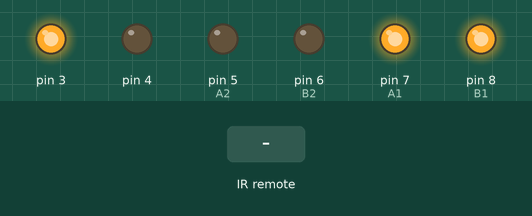
The sketch below on a simulated Arduino Uno, built with avr-gcc and run on an emulated ATmega328P. Shown: output pins drawn as LEDs (lit = HIGH). The inputs (shaded band) are chosen by the test bench.

Above: at 1.2 s.
1.3 s: infrared code 0xFF629D received
At 1.7 s:
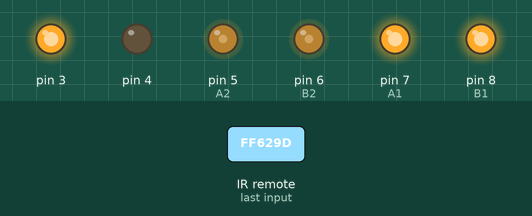
3.3 s: infrared code 0xFFA857 received
At 3.6 s:
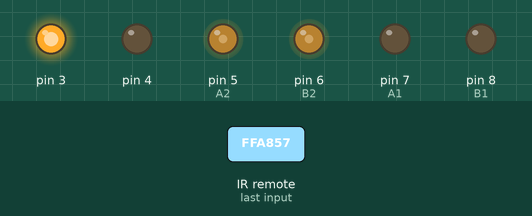
5.3 s: infrared code 0xFF22DD received
At 5.7 s:
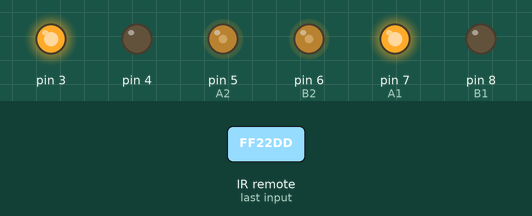
7.3 s: infrared code 0xFFC23D received
At 7.7 s:
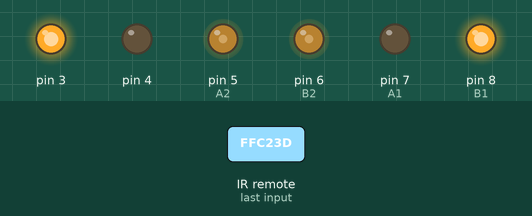
Timing chart, 0 to 10.3 s (numbered marks = the images above; inputs shaded):
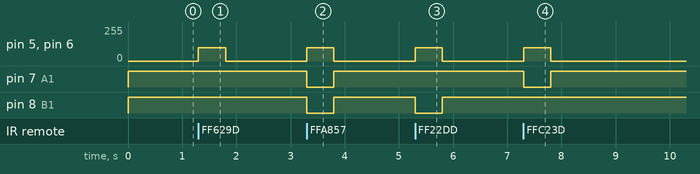

The sketch:

Robot_car_with_IR_remote.ino
```cpp
#define F 16736925  // FORWARD
#define B 16754775  // BACK
#define L 16720605  // LEFT
#define R 16761405  // RIGHT
#define S 16712445  // STOP
#define UNKNOWN_F 5316027     // FORWARD
#define UNKNOWN_B 2747854299  // BACK
#define UNKNOWN_L 1386468383  // LEFT
#define UNKNOWN_R 553536955   // RIGHT
#define UNKNOWN_S 3622325019  // STOP
//IR REMOTE CODES

#define A1 7
#define A2 5
#define B1 8
#define B2 6


#include <IRremote.h>//includes ir library

int RECV_PIN = 9;

IRrecv irrecv(RECV_PIN); //initialises ir pin
decode_results results;
unsigned long val;
unsigned long preMillis;

void setup() {


digitalWrite(3, OUTPUT);
pinMode(3,1);
for (int i=3; i<9; i++){
pinMode (i, OUTPUT);

move( 1, 0, 1, 0);//stop, makes sure the cars stationary
irrecv.enableIRIn(); //starts receiver
}
}

void loop(){
 if (irrecv.decode(&results)){
    preMillis = millis();
    val = results.value; // signal from ir remote
    irrecv.resume();
    switch(val){
      case F: case UNKNOWN_F: move( 1, 100, 1, 100); break; //goes forward
      case B: case UNKNOWN_B: move( 0, 100, 0, 100); break; //reverses
      case L: case UNKNOWN_L: move( 1, 100, 0, 100); break; //goes left
      case R: case UNKNOWN_R: move( 0, 100, 1, 100); break; //goes right
      case S: case UNKNOWN_S: move( 1, 0, 1, 0); break; //stops
      default: break;
    }
  }
  else{
    if(millis() - preMillis > 500){
     move( 1, 0, 1, 0);//stop
      preMillis = millis();
    }
  }
  }


void move ( bool a, int b, bool c, int d){

digitalWrite(A1, a);
digitalWrite(B1, c);

analogWrite(A2, b);
analogWrite(B2, d);
}
```

Measured:
- after the input at 1.3 s, pin 5 (A2), pin 6 (B2): 0/255 → 100/255 at once, → 0/255 0.50 s later
- after the input at 3.3 s, pin 5 (A2), pin 6 (B2): 0/255 → 100/255 at once, → 0/255 0.50 s later; pin 7 (A1), pin 8 (B1): HIGH → LOW at once, → HIGH 0.50 s later
- after the input at 5.3 s, pin 5 (A2), pin 6 (B2): 0/255 → 100/255 at once, → 0/255 0.50 s later; pin 8 (B1): HIGH → LOW at once, → HIGH 0.50 s later
- after the input at 7.3 s, pin 5 (A2), pin 6 (B2): 0/255 → 100/255 at once, → 0/255 0.50 s later; pin 7 (A1): HIGH → LOW at once, → HIGH 0.50 s later
